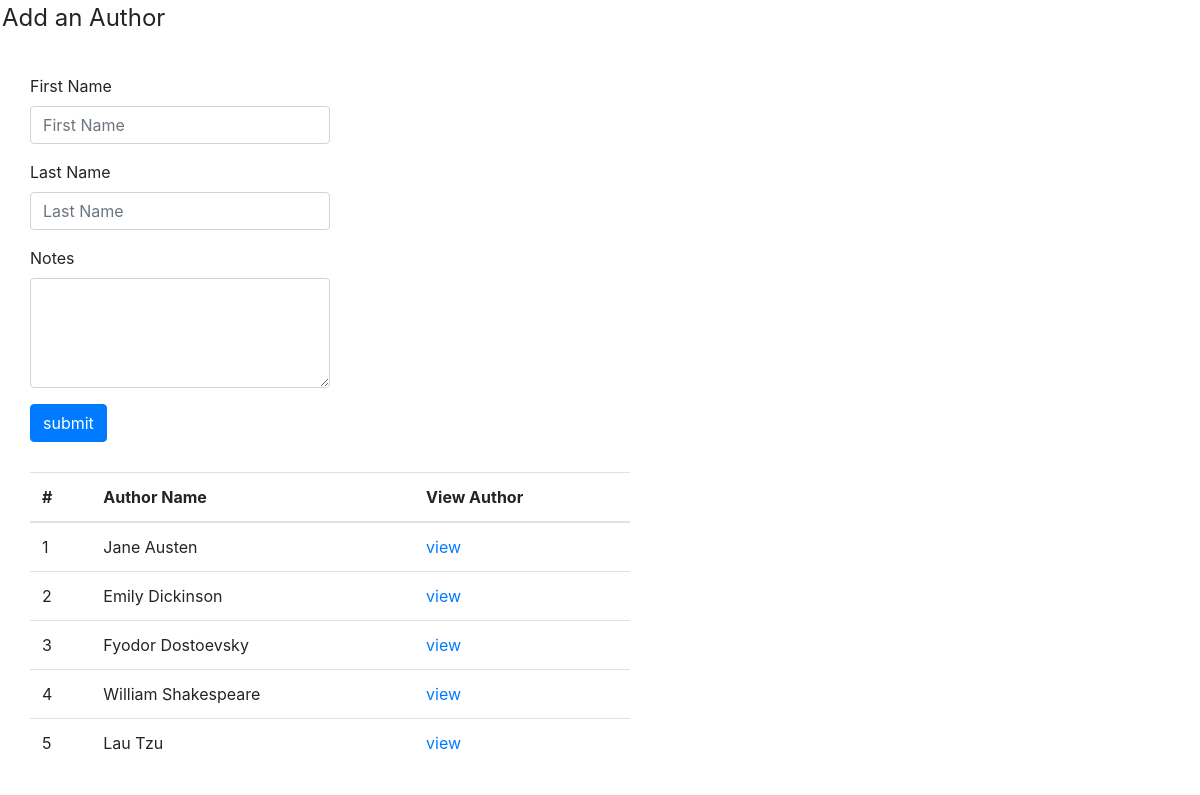
Page /authors on the earlier database version.
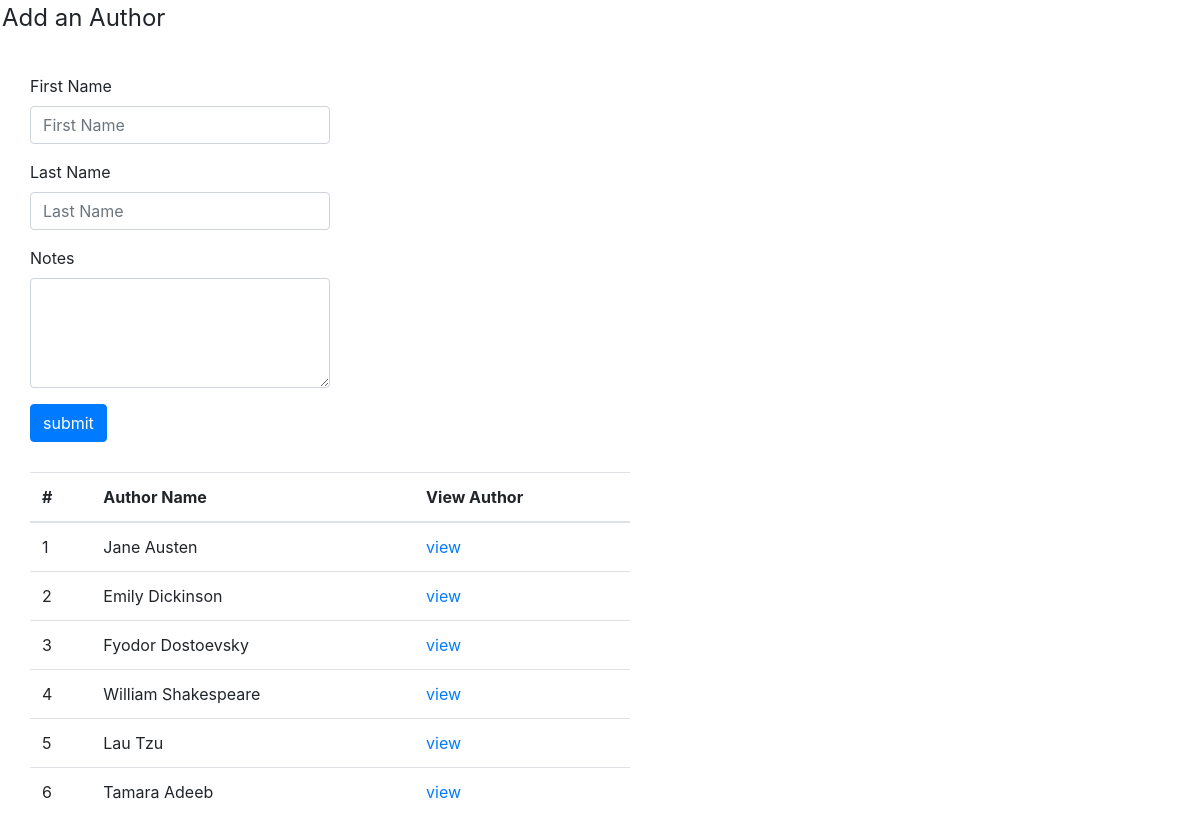
Same page on the later database version.
### books_authors_app/models.py (models this page shows)
class Authors(models.Model):
    first_name = models.CharField(max_length=45)
    last_name = models.CharField(max_length=45)
    Books = models.ManyToManyField(Books,related_name="author")
    notes = models.TextField(null=True)
    created_at = models.TimeField(auto_now_add=True)
    updated_at = models.TimeField(auto_now=True)

### books_authors_app/views.py (the view)
# urls.py: path('authors',views.author),
def author(request):
    context = {
        "Author" : Authors.objects.all()
    }
    return render(request,"author.html",context)

### books_authors_app/templates/author.html (shortened to what this page needs)
<!DOCTYPE html>
<html lang="en">
<head>
    <link rel="stylesheet" href="https://maxcdn.bootstrapcdn.com/bootstrap/4.0.0/css/bootstrap.min.css"
>
</head>
<body>
    <fieldset>
        <legend>Add an Author</legend>
    <form action="/authors/data" method="POST">
        <div class="form-group">
            <label for="exampleFormControlInput1">First Name</label>
            <input type="text" name="fname" class="form-control"  style="width: 300px;"placeholder="First Name">
        </div>
        <div class="form-group">
            <label for="exampleFormControlInput1">Last Name</label>
            <input type="text" name="lname" class="form-control"  style="width: 300px;"placeholder="Last Name">
        </div>
        <div class="form-group">
            <label for="exampleFormControlTextarea1">Notes</label>
            <textarea class="form-control"  name="note"style="width: 300px;" rows="4"></textarea>
        </div>
        <input class="btn btn-primary" type="submit" value="submit">
    </form>
    <table class="table" style="width: 600px;">
        <thead>
            <tr>
                <th scope="col">#</th>
                <th scope="col">Author Name</th>
                <th scope="col">View Author</th>
            </tr>
        </thead>
        <tbody>
        {% for i in Author %}
        <tr>
            <td> {{i.id}}</td>
            <td> {{i.first_name}}  {{i.last_name}}</td>
            <td> <a href="/authors/{{i.id}}"> view </a></td>
        </tr>
        {% endfor %}
        </tbody>
    </table>
</body>
</html>

Differences in the rows shown:
added Authors: id "6", first_name "Tamara", last_name "Adeeb"
